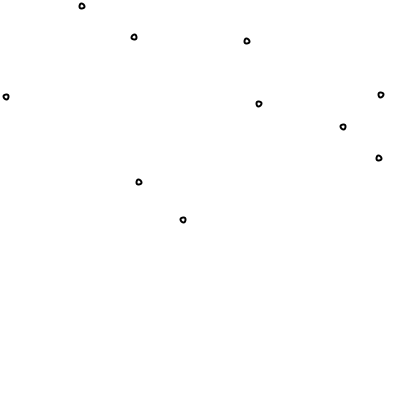
Frame 1 (no input)
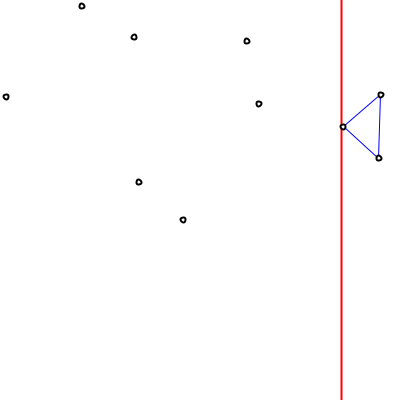
Frame 60 (the mouse pressed at the canvas centre just before this capture)
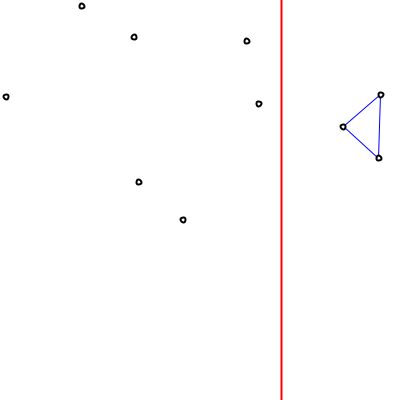
Frame 120 (the mouse held since frame 60 and released just before this capture)

The Processing sketch that drew these frames (run headless with seeded random() and noise(); from frame 60 on, the mouse is pressed at the canvas centre):

// Processing sketch: polygonTriangulation
// ── polygonTriangulation.pde
PVector[] points = new PVector[10];

ArrayList<PVector> openSet = new ArrayList<PVector>();
ArrayList<PVector> closedSet = new ArrayList<PVector>();
ArrayList<Edge> edges = new ArrayList<Edge>();

float increment;

void setup() {
  size(400, 400);
  //frameRate(10);
  increment = width;
  
  for (int i = 0; i < points.length; i++) {
    PVector p = new PVector(random(width), random(height));
    points[i] = p;
    openSet.add(p);
  }
}

void draw() {
  background(255);
  
  if (openSet.size() > 0) {
    //scan from right to left
    stroke(255, 0, 0);
    line(increment, 0, increment, height);
    
    if (closedSet.size() >= 2) {
      for (int i = 0; i < openSet.size(); i++) {
        PVector p = openSet.get(i);
        if (increment < p.x) {
          //make the edge to the correct points (2 points from closedset that have the greatest x/ the last two added)
            //find the correct points
              //PVector point1 = closedSet.get(closedSet.size() - 1);
              //PVector point2 = closedSet.get(closedSet.size() - 2);
              PVector point1 = new PVector(0,0);
              PVector point2 = new PVector(0,0);
              float minDistMag = sqrt(pow(width,2)+pow(height,2));
              for (int j = 0; j < closedSet.size(); j++) {
                PVector o = closedSet.get(j);
                float distMag = o.copy().sub(p).mag();
                if (distMag < minDistMag) {
                  point2 = point1;
                  point1 = o;
                  minDistMag = distMag;
                }
              }
            //make the edges
              Edge edge1 = new Edge(p, point1);
              Edge edge2 = new Edge(p, point2);
              edges.add(edge1);
              edges.add(edge2);
          //remove from openslist
          openSet.remove(p);
          closedSet.add(p);
        }
      }  
    } else { //when there are less than 2 points in closedset
      //add the points to closedset
        for (int i = 0; i < openSet.size(); i++) {
          PVector p = openSet.get(i);
          if (increment < p.x) {
            if (closedSet.size() == 1) {
              Edge edge = new Edge(p, closedSet.get(0));
              edges.add(edge);
            }
            openSet.remove(p);
            closedSet.add(p);
          }
        }
      //if theres a point already in closedset then make an edge to it
    }
    
    increment --;
  } else {
    noLoop();
    println("done");
  }
  
  for (Edge e : edges) {
    e.show();
  }
  for (PVector p : points) {
    stroke(0);
    strokeWeight(2);
    circle(p.x, p.y, 5);
  }
}

// ── class_edge.pde
class Edge {
  PVector pos1, pos2;
  
  Edge(PVector _pos1, PVector _pos2) {
    pos1 = _pos1;
    pos2 = _pos2;
  }
  
  void show() {
    strokeWeight(1);
    stroke(0, 0, 255);
    line(pos1.x, pos1.y, pos2.x, pos2.y);
  }
}
